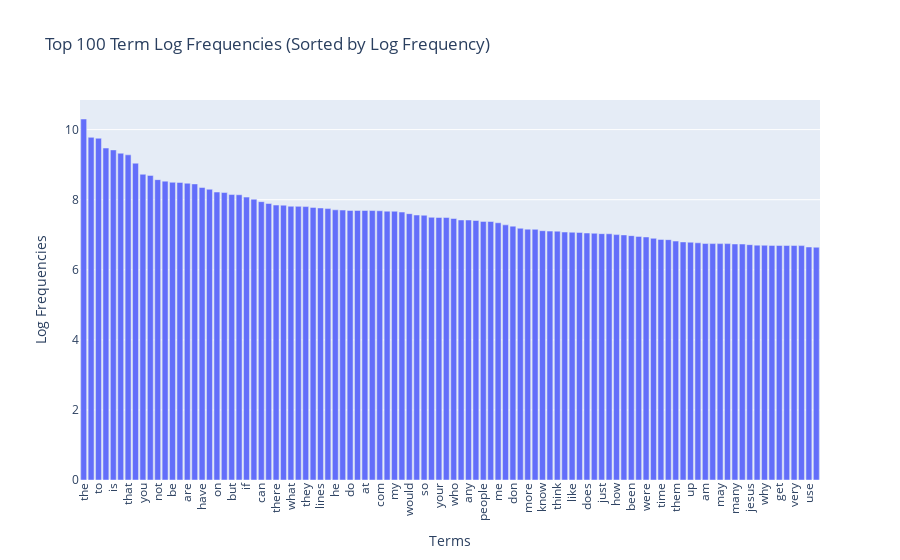

The notebook cell this image was saved under:
### Markdown cell above
### >>> **Exercise 15 (take home):** 
You can copy the code from the previous exercise and change the 'term_frequencies' variable for the 'term_frequencies_log', comment about the differences that you observe and talk about other possible insights that we can get from a log distribution.

### Code cell
# Answer here
import numpy as np
import plotly.express as px
import pandas as pd

# Step 1: 計算每個詞的總頻率
term_frequencies = np.asarray(X_counts.sum(axis=0)).flatten()

# Step 2: 將詞頻取對數，防止 log(0) 的問題，用 log(1 + term_frequency)
term_frequencies_log = np.log1p(term_frequencies)  # log(1+x) 是為了避免 log(0)

# Step 3: 按照詞頻排序
sorted_indices = np.argsort(term_frequencies_log)[::-1]  # 逆序排列詞頻
sorted_frequencies_log = term_frequencies_log[sorted_indices]
sorted_terms = count_vect.get_feature_names_out()[sorted_indices]

# Step 4: 選擇前 100 個詞進行可視化（根據對數詞頻排序）
top_n = 100
df_log = pd.DataFrame({
    "Terms": sorted_terms[:top_n],  # 前 100 個詞
    "Log Frequencies": sorted_frequencies_log[:top_n]  # 對應的對數詞頻
})

# Step 5: 使用 Plotly 繪製對數詞頻分佈圖
fig_log = px.bar(df_log, x='Terms', y='Log Frequencies', title="Top 100 Term Log Frequencies (Sorted by Log Frequency)", labels={'Terms': 'Terms', 'Log Frequencies': 'Log Frequencies'})

# Step 6: 更新 X 軸標籤角度以避免擁擠
fig_log.update_layout(xaxis_tickangle=-90)

# Step 7: 顯示圖表
fig_log.show()


# Logarithmic distribution of term frequencies vs. original term frequencies
# Original woed frequencies distrubution shows the actual woed frequencies in the text data. 
# Words that appear more frequently occupy the left side of the graph, while words with low frequencies are almost unnoticeable in the picture.
# Logarithmic distribution of term frequencies shows the logarithmic transformation of the original term frequencies. 
# The logarithmic transformation makes the distribution more evenly distributed, making it easier to observe the differences in term frequencies.

### Figure 1 — Plotly figure (JSON) as saved in the notebook; plotly's stock layout.template omitted (floating-point values rounded to 4 significant figures)
{"data": [{"alignmentgroup": "True", "hovertemplate": "Terms=%{x}<br>Log Frequencies=%{y}<extra></extra>", "legendgroup": "", "marker": {"color": "#636efa", "pattern": {"shape": ""}}, "name": "", "offsetgroup": "", "orientation": "v", "showlegend": false, "textposition": "auto", "type": "bar", "x": ["the", "of", "to", "and", "is", "in", "that", "it", "you", "for", "not", "this", "be", "from", "are", "edu", "have", "as", "on", "with", "but", "or", "if", "was", "can", "we", "there", "by", "what", "subject", "they", "an", "lines", "one", "he", "god", "do", "organization", "at", "re", "com", "about", "my", "all", "would", "will", "so", "some", "your", "no", "who", "has", "any", "writes", "people", "which", "me", "article", "don", "his", "more", "other", "know", "when", "think", "their", "like", "university", "does", "out", "just", "only", "how", "also", "been", "than", "were", "then", "time", "because", "them", "posting", "up", "had", "am", "should", "may", "these", "many", "say", "jesus", "see", "why", "us", "get", "good", "very", "believe", "use", "such"], "xaxis": "x", "y": [10.3, 9.779, 9.754, 9.474, 9.421, 9.326, 9.28, 9.042, 8.726, 8.693, 8.573, 8.53, 8.497, 8.492, 8.47, 8.45, 8.347, 8.298, 8.219, 8.204, 8.147, 8.141, 8.074, 8.013, 7.944, 7.892, 7.847, 7.843, 7.813, 7.81, 7.803, 7.781, 7.764, 7.746, 7.711, 7.704, 7.693, 7.693, 7.693, 7.69, 7.684, 7.673, 7.67, 7.647, 7.601, 7.563, 7.556, 7.497, 7.492, 7.491, 7.463, 7.422, 7.421, 7.406, 7.381, 7.378, 7.342, 7.282, 7.245, 7.185, 7.16, 7.154, 7.116, 7.103, 7.102, 7.077, 7.072, 7.066, 7.049, 7.041, 7.031, 7.028, 7.004, 6.995, 6.974, 6.953, 6.936, 6.898, 6.867, 6.86, 6.819, 6.795, 6.787, 6.77, 6.749, 6.748, 6.746, 6.746, 6.736, 6.735, 6.717, 6.703, 6.7, 6.696, 6.693, 6.692, 6.692, 6.69, 6.65, 6.642], "yaxis": "y"}], "layout": {"barmode": "relative", "legend": {"tracegroupgap": 0}, "title": {"text": "Top 100 Term Log Frequencies (Sorted by Log Frequency)"}, "xaxis": {"anchor": "y", "domain": [0, 1], "tickangle": -90, "title": {"text": "Terms"}}, "yaxis": {"anchor": "x", "domain": [0, 1], "title": {"text": "Log Frequencies"}}}}
